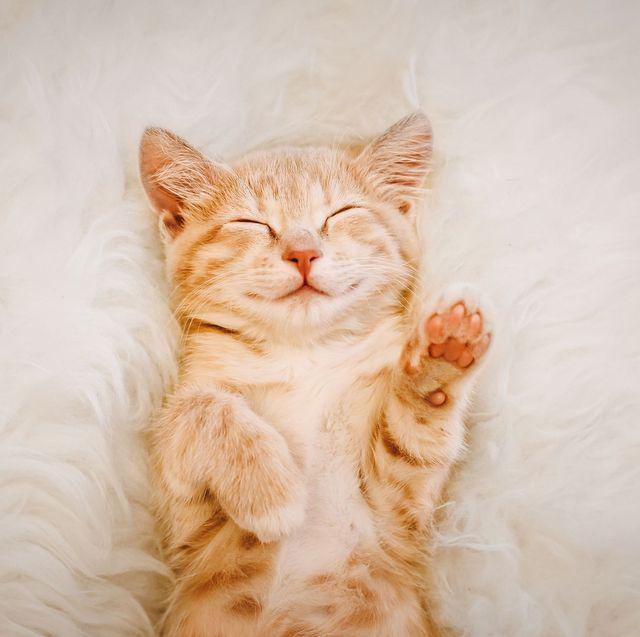
#> input picture CNN/Data/images/cats/cat_134.jpg, 640 x 637 px, found by its file name
$ jupyter execute --allow-errors dog_cat.ipynb
#> lines starting #> are read from the running program, lines starting #| are printed output that depends on the picture
[cell 1]
import os
import pandas as pd
import pathlib
import cv2   #pip install opencv-python
from PIL import  Image  # pip install pillow
import numpy as np

[cell 2]
cat_image = r"F:\CNN\Data\images\cats\cat_134.jpg"
show_image =Image.open(cat_image)
#> show_image is the input picture: PIL image 640x637 RGB; mean R, G, B 215.5, 192, 173.6
show_image

[cell 3]
img=np.array(show_image)
img

[cell 4]
img.shape
#> Out = (637, 640, 3)

[cell 5]
os.getcwd()

[cell 6]
dict_path = {"cats":[],"dogs":[] }
Image_folder_path = r".\Data\images"
for dir in os.listdir(Image_folder_path):
    dire_path=os.path.join(Image_folder_path,dir)
    for image_name in os.listdir(dire_path):
         dict_path[dir].append(os.path.join(dire_path,image_name))

[cell 7]
dict_path

#> (a cell that did not finish here is left out)

[cell 9]
## Now we are Reading the Image as an array
img_arr_lst = []
labels = []
for key , valu in dict_path.items():
    for path in valu:
        img_arr = cv2.imread(path)
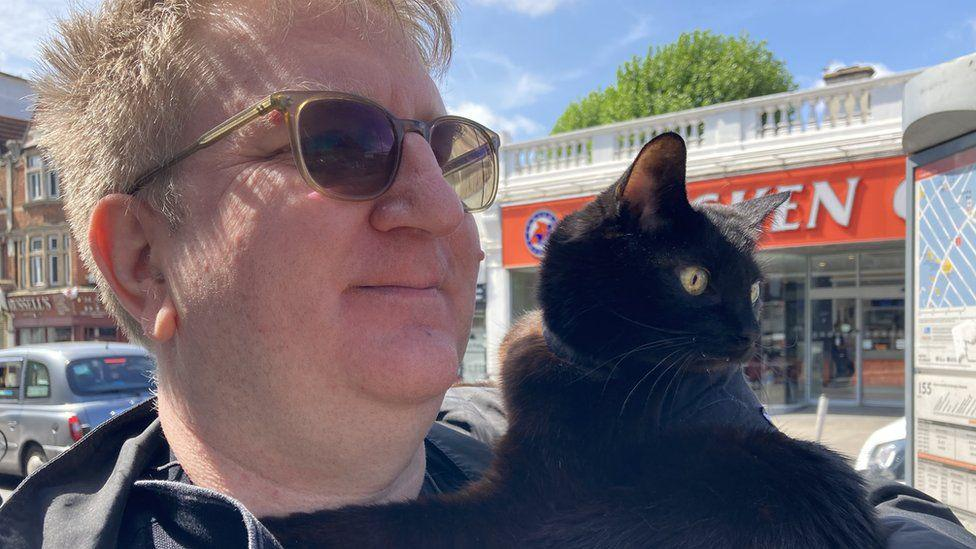
#> input picture CNN/Data/images/cats/cat_11.jpg, 976 x 549 px, found by its file name
#> img_arr is the input picture: shape (549, 976, 3); mean B, G, R 117.6, 110.9, 119.1
        resized_img_arr = cv2.resize(img_arr,(224,244))
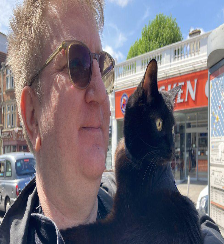
#> resized_img_arr: shape (244, 224, 3); mean B, G, R 117.4, 110.7, 119
        img_arr_lst.append(resized_img_arr)
        labels.append(key)

[cell 10]
array_image = np.array(img_arr_lst)
labels = np.array(labels)
array_image.shape          ,    labels.shape
#> Out = ((4, 244, 224, 3), (4,))
